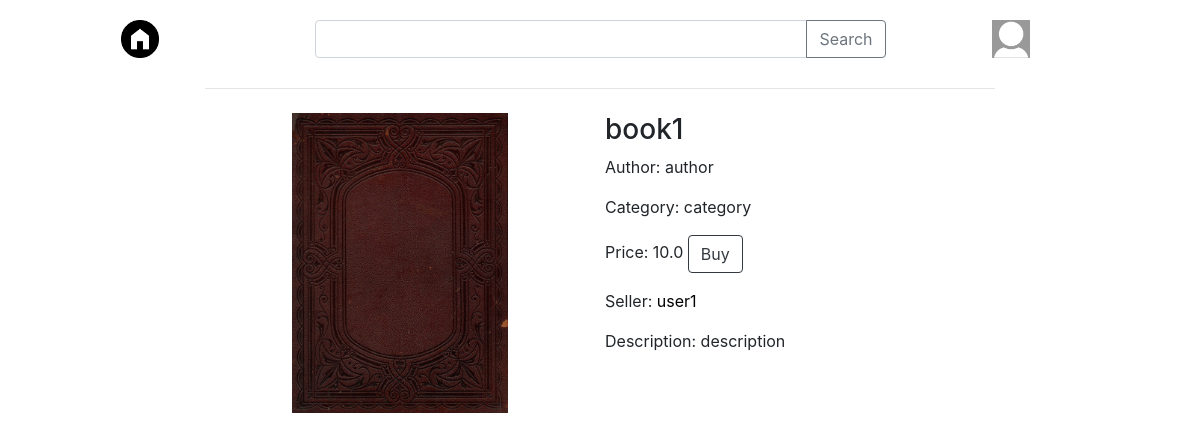
The page /book_page/1/ on the database as committed earlier.
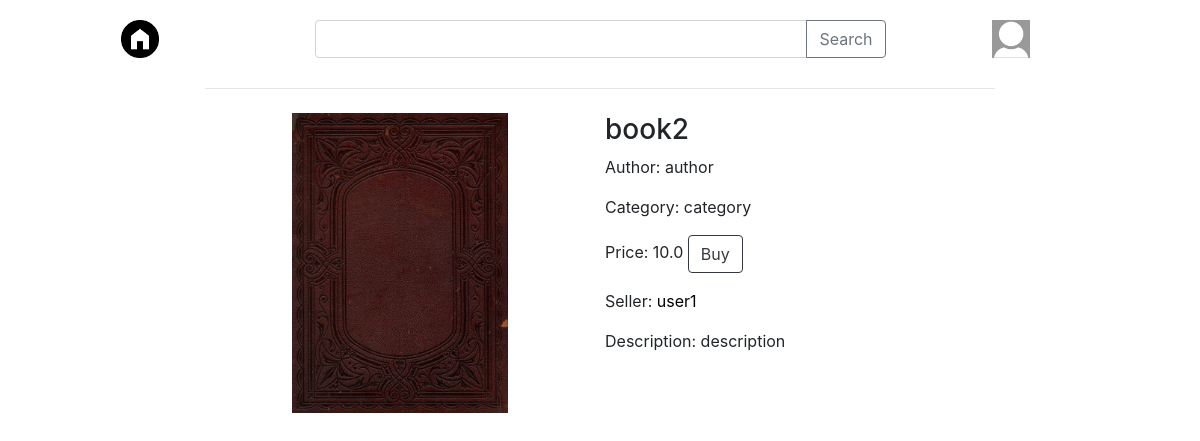
The same page on the database as committed later.
### main/models.py (models this page shows, shortened)
class Book(models.Model):
    seller = models.ForeignKey(Customer, null=True, blank=True, on_delete=models.CASCADE)
    name = models.CharField(max_length=100, null=True, unique=True)
    author = models.CharField(max_length=100, null=True)
    price = models.FloatField(null=True)
    category = models.CharField(max_length=100, null=True)
    description = models.CharField(max_length=800, null=True)
    date_created = models.DateTimeField(auto_now_add=True)
    picture = models.ImageField(null=True, blank=True)
    book_file = models.FileField(null=True, blank=True)

class Customer(models.Model):
    user = models.OneToOneField(User, null=True, blank=True, on_delete=models.CASCADE)
    name = models.CharField(max_length=100, null=True)
    email = models.CharField(max_length=100, null=True)
    profile_pic = models.ImageField(default='user_default.png', null=True, blank=True)
    date_created = models.DateTimeField(auto_now_add=True, null=True)
    is_seller = models.BooleanField(default=False)
    def __str__(self):
        return self.name

### main/views.py (the view)
# urls.py: path('book_page/<int:id>/', views.book_page, name='book_page'),
def book_page(request, id):
    book = Book.objects.get(id=id)
    return render(request, 'main/book_page.html', {'book': book})

### main/templates/main/book_page.html (shortened to what this page needs)
{% extends 'main/base.html' %}
{% load static %}
{% block title %}
    <link rel="stylesheet" href="{% static '/css/book.css'%}" type="text/css">
{% endblock %}
{% block content %}
    <div class="grid-book-2">
        <div class="grid-book-pic">
            <img src="{{book.picture.url}}" class="book-pic">
        </div>
        <div clas="grid-left-text">
            <h3>{{ book.name }}</h3>
            <p>Author: {{ book.author }}</p>
            <p>Category: {{ book.category }}</p>
            <p>Price: {{ book.price }}
                <a href="/book_buy/{{ book.id }}"><button class="btn btn-outline-dark">Buy</button></a>
            </p>
            <p>Seller: <a href="/user_page/{{ book.seller.id }}" class="book-link">{{ book.seller }}</a></p>
            <p>Description: {{ book.description }}</p>
        </div>
    </div>
{% endblock %}

Rows that differ between the two databases and show on the page:
changed Book "author": name "book1" → "book2"
